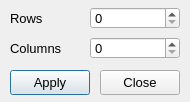
<?xml version="1.0" encoding="UTF-8"?>
<ui version="4.0">
 <class>Dialog</class>
 <widget class="QDialog" name="Dialog">
  <property name="geometry">
   <rect>
    <x>0</x>
    <y>0</y>
    <width>190</width>
    <height>102</height>
   </rect>
  </property>
  <property name="font">
   <font>
    <pointsize>8</pointsize>
   </font>
  </property>
  <property name="windowTitle">
   <string>Dialog</string>
  </property>
  <widget class="QLabel" name="label">
   <property name="geometry">
    <rect>
     <x>10</x>
     <y>10</y>
     <width>54</width>
     <height>16</height>
    </rect>
   </property>
   <property name="font">
    <font>
     <pointsize>10</pointsize>
    </font>
   </property>
   <property name="text">
    <string>Rows</string>
   </property>
  </widget>
  <widget class="QLabel" name="label_2">
   <property name="geometry">
    <rect>
     <x>10</x>
     <y>40</y>
     <width>54</width>
     <height>16</height>
    </rect>
   </property>
   <property name="font">
    <font>
     <pointsize>10</pointsize>
    </font>
   </property>
   <property name="text">
    <string>Columns</string>
   </property>
  </widget>
  <widget class="QSpinBox" name="spinBox">
   <property name="geometry">
    <rect>
     <x>90</x>
     <y>7</y>
     <width>90</width>
     <height>22</height>
    </rect>
   </property>
   <property name="font">
    <font>
     <pointsize>10</pointsize>
    </font>
   </property>
  </widget>
  <widget class="QSpinBox" name="spinBox_2">
   <property name="geometry">
    <rect>
     <x>90</x>
     <y>37</y>
     <width>90</width>
     <height>22</height>
    </rect>
   </property>
   <property name="font">
    <font>
     <pointsize>10</pointsize>
    </font>
   </property>
  </widget>
  <widget class="QPushButton" name="pushButton">
   <property name="geometry">
    <rect>
     <x>10</x>
     <y>70</y>
     <width>80</width>
     <height>25</height>
    </rect>
   </property>
   <property name="font">
    <font>
     <pointsize>10</pointsize>
    </font>
   </property>
   <property name="text">
    <string>Apply</string>
   </property>
  </widget>
  <widget class="QPushButton" name="pushButton_2">
   <property name="geometry">
    <rect>
     <x>100</x>
     <y>70</y>
     <width>80</width>
     <height>25</height>
    </rect>
   </property>
   <property name="font">
    <font>
     <pointsize>10</pointsize>
    </font>
   </property>
   <property name="text">
    <string>Close</string>
   </property>
  </widget>
 </widget>
 <resources/>
 <connections/>
</ui>
